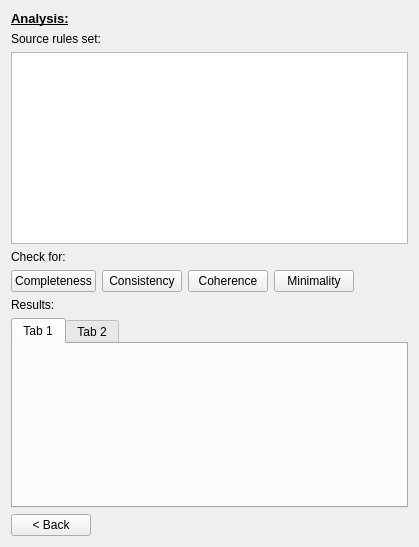
<?xml version="1.0" encoding="UTF-8"?>
<ui version="4.0">
 <class>Form</class>
 <widget class="QWidget" name="Form">
  <property name="geometry">
   <rect>
    <x>0</x>
    <y>0</y>
    <width>419</width>
    <height>547</height>
   </rect>
  </property>
  <property name="windowTitle">
   <string>Form</string>
  </property>
  <layout class="QGridLayout" name="gridLayout">
   <item row="0" column="0">
    <layout class="QVBoxLayout" name="verticalLayout">
     <item>
      <widget class="QLabel" name="label_3">
       <property name="font">
        <font>
         <pointsize>10</pointsize>
         <weight>75</weight>
         <italic>false</italic>
         <bold>true</bold>
         <underline>true</underline>
        </font>
       </property>
       <property name="text">
        <string>Analysis:</string>
       </property>
      </widget>
     </item>
     <item>
      <widget class="QLabel" name="label_4">
       <property name="text">
        <string>Source rules set:</string>
       </property>
      </widget>
     </item>
     <item>
      <widget class="QListWidget" name="m_rulesList">
       <property name="sizePolicy">
        <sizepolicy hsizetype="MinimumExpanding" vsizetype="Expanding">
         <horstretch>0</horstretch>
         <verstretch>0</verstretch>
        </sizepolicy>
       </property>
       <property name="font">
        <font>
         <pointsize>10</pointsize>
        </font>
       </property>
      </widget>
     </item>
     <item>
      <widget class="QLabel" name="label">
       <property name="text">
        <string>Check for:</string>
       </property>
      </widget>
     </item>
     <item>
      <layout class="QHBoxLayout" name="horizontalLayout">
       <item>
        <widget class="QPushButton" name="m_completButt">
         <property name="text">
          <string>Completeness</string>
         </property>
        </widget>
       </item>
       <item>
        <widget class="QPushButton" name="m_consistButt">
         <property name="text">
          <string>Consistency</string>
         </property>
        </widget>
       </item>
       <item>
        <widget class="QPushButton" name="m_coherenButt">
         <property name="text">
          <string>Coherence</string>
         </property>
        </widget>
       </item>
       <item>
        <widget class="QPushButton" name="m_minimalButt">
         <property name="text">
          <string>Minimality</string>
         </property>
        </widget>
       </item>
       <item>
        <spacer name="horizontalSpacer_2">
         <property name="orientation">
          <enum>Qt::Horizontal</enum>
         </property>
         <property name="sizeHint" stdset="0">
          <size>
           <width>40</width>
           <height>20</height>
          </size>
         </property>
        </spacer>
       </item>
      </layout>
     </item>
     <item>
      <widget class="QLabel" name="label_2">
       <property name="text">
        <string>Results:</string>
       </property>
      </widget>
     </item>
     <item>
      <widget class="QTabWidget" name="m_resultsTabber">
       <property name="currentIndex">
        <number>0</number>
       </property>
       <widget class="QWidget" name="tab">
        <property name="minimumSize">
         <size>
          <width>0</width>
          <height>17</height>
         </size>
        </property>
        <attribute name="title">
         <string>Tab 1</string>
        </attribute>
       </widget>
       <widget class="QWidget" name="tab_2">
        <attribute name="title">
         <string>Tab 2</string>
        </attribute>
       </widget>
      </widget>
     </item>
     <item>
      <layout class="QHBoxLayout" name="horizontalLayout_2">
       <item>
        <widget class="QPushButton" name="m_backButton">
         <property name="text">
          <string>&lt; Back</string>
         </property>
        </widget>
       </item>
       <item>
        <spacer name="horizontalSpacer">
         <property name="orientation">
          <enum>Qt::Horizontal</enum>
         </property>
         <property name="sizeHint" stdset="0">
          <size>
           <width>40</width>
           <height>20</height>
          </size>
         </property>
        </spacer>
       </item>
      </layout>
     </item>
    </layout>
   </item>
  </layout>
 </widget>
 <resources/>
 <connections/>
</ui>
